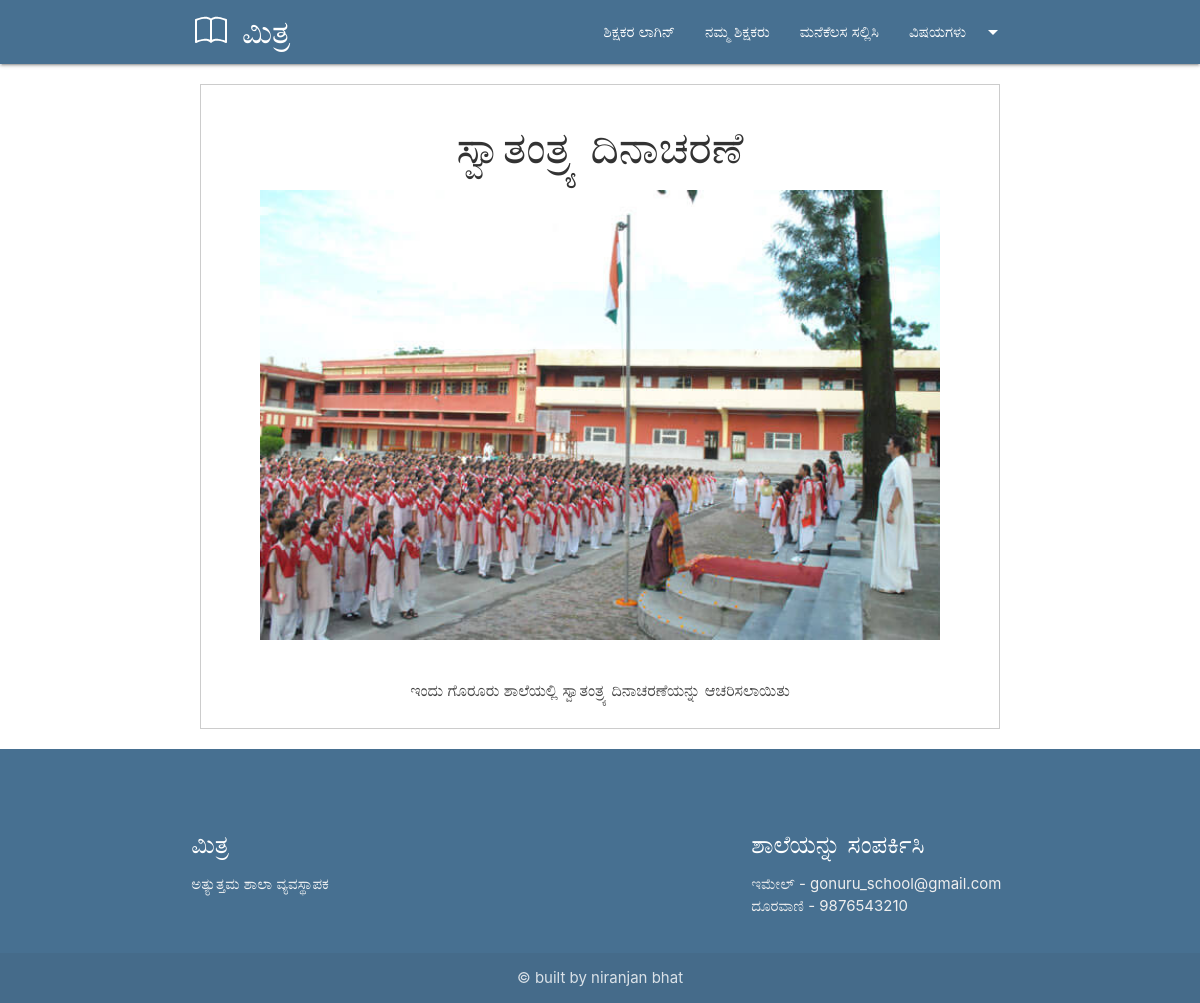
Screenshot of /updates/day with the database file from the repository.
### blog/models.py (models this page shows, shortened)
class Updates(models.Model):
    update_id = models.AutoField(primary_key=True)
    title=models.CharField(max_length=100)
    description = models.TextField()
    url = models.CharField(max_length=100)
    image = models.ImageField(upload_to='updates/')
    add_date=models.DateTimeField(auto_now_add=True,null=True)

### blog/views.py (the view)
# urls.py: path('updates/<slug:url>',updates),
def updates(request, url):
    up = Updates.objects.get(url=url)
    ups = Updates.objects.all()
    return render(request, 'updates.html', {'up': up, 'ups': ups})

### template/updates.html (shortened to what this page needs)
{% extends 'base.html' %}
{% block content %}
<div class="container">
    <div class="col s12 m10" style="margin: 20px; border: 1px solid #ccc; padding: 10px;">
        <h3 style="color: #333; font-family: 'Arial', sans-serif; text-align:center">{{ up.title }}</h3>
        <div style="display: flex;align-items:center;justify-content:center">
        <img style="height:30rem;" src="/media/{{ up.image }}" class="responsive-img" alt=""></div>
        <br>
        <p style="font-size: 16px; line-height: 1.5; color: #444; text-align:center">
            {{ up.description}}
        </p>
    </div>
</div>
{% endblock %}

### rows the page displays
Updates: title "ಸ್ವಾತಂತ್ರ್ಯ ದಿನಾಚರಣೆ", image (picture), description "ಇಂದು ಗೊರೂರು ಶಾಲೆಯಲ್ಲಿ ಸ್ವಾತಂತ್ರ್ಯ ದಿನಾಚರಣೆಯನ್ನು ಆಚರಿಸಲಾಯಿತು"
